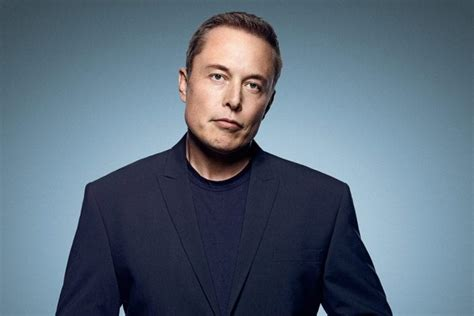
#> input picture practical-1/demo.jpg, 474 x 316 px
$ python edge_detection.py   (older library calls are emulated)
#> lines starting #> are read from the running program, lines starting #| are printed output that depends on the picture; after the words box and inside, x2 and y2 are one past the last pixel; in counts of white or black regions, pixels touching at a corner belong together
'''Edge Detection '''
import cv2
import numpy as np


def main():
    image = cv2.imread('../practical-1/demo.jpg')
#> image is the input picture: shape (316, 474, 3); mean B, G, R 122.6, 106.7, 90.8
    if image is None:
        print("Error Opening Image")
        return -1

    canny = cv2.Canny(image, 100, 200)
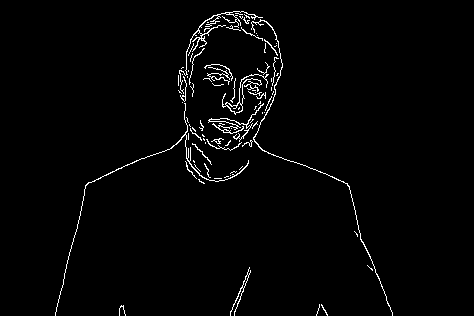
#> canny: shape (316, 474); 2% white in thin lines or dots, all inside (x1, y1, x2, y2) = (55, 11, 393, 316)

    blurred = cv2.blur(image, (9, 9))
    gray = cv2.cvtColor(blurred, cv2.COLOR_BGR2GRAY)
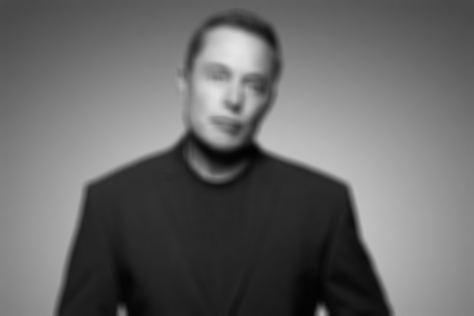
#> gray: shape (316, 474); min 2, max 230, mean 103.8
    grad_x = cv2.Sobel(gray, cv2.CV_16S, 1, 0, ksize=3, scale=1, delta=0, borderType=cv2.BORDER_DEFAULT)
    grad_y = cv2.Sobel(gray, cv2.CV_16S, 0, 1, ksize=3, scale=1, delta=0, borderType=cv2.BORDER_DEFAULT)
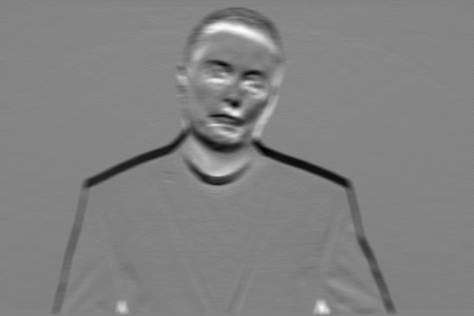
#> grad_y: shape (316, 474) int16; min -154, max 147, mean -0.7; drawn with min black and max white
    abs_grad_x = cv2.convertScaleAbs(grad_x)
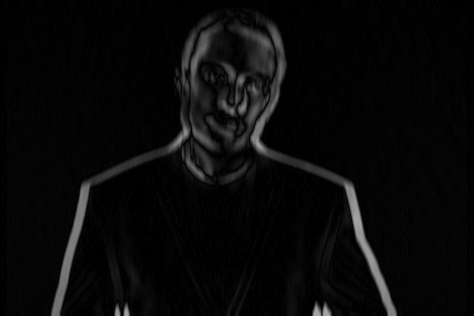
#> abs_grad_x: shape (316, 474); min 0, max 170, mean 8.9
    abs_grad_y = cv2.convertScaleAbs(grad_y)
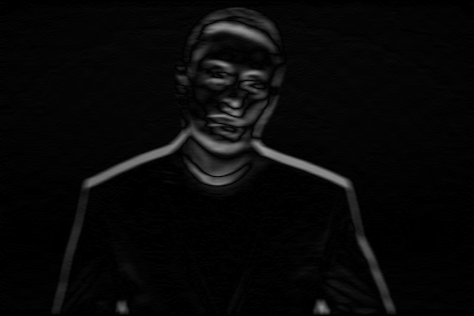
#> abs_grad_y: shape (316, 474); min 0, max 154, mean 8
    sobel = cv2.addWeighted(abs_grad_x, 0.5, abs_grad_y, 0.5, 0)
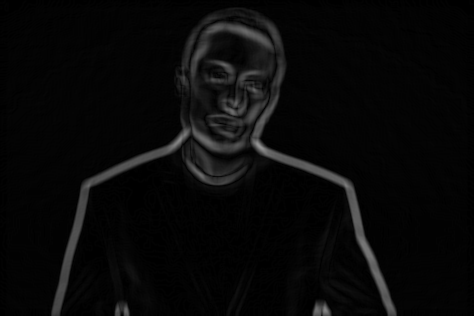
#> sobel: shape (316, 474); min 0, max 149, mean 8.5

    robert_cross_x = np.array([[0, 0, 0], [0, 1, 0], [0, 0, -1]])
    robert_cross_y = np.array([[0, 0, 0], [0, 0, 1], [0, -1, 0]])
    grad_x = cv2.filter2D(image,-1,robert_cross_x)
#> grad_x: shape (316, 474, 3)
    grad_y = cv2.filter2D(image,-1,robert_cross_y)
#> grad_y: shape (316, 474, 3)
    abs_grad_x = cv2.convertScaleAbs(grad_x)
    abs_grad_y = cv2.convertScaleAbs(grad_y)
    robert = cv2.addWeighted(abs_grad_x, 0.5, abs_grad_y, 0.5, 0)

    prewitt_x = np.array([[-1, 0, 1], [-1, 0, 1], [-1, 0, 1]])
    prewitt_y = np.array([[-1, -1, -1], [0, 0, 0], [1, 1, 1]])
    grad_x = cv2.filter2D(image, -1, prewitt_x)
    grad_y = cv2.filter2D(image, -1, prewitt_y)
    abs_grad_x = cv2.convertScaleAbs(grad_x)
    abs_grad_y = cv2.convertScaleAbs(grad_y)
    prewitt = cv2.addWeighted(abs_grad_x, 0.5, abs_grad_y, 0.5, 0)
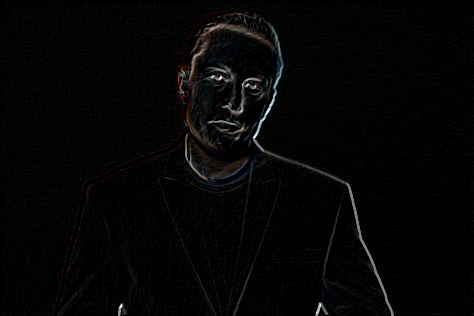
#> prewitt: shape (316, 474, 3); mean B, G, R 5.1, 5, 5.1

    cv2.imwrite("canny.jpg", canny)
    cv2.imwrite("sobel.jpg", sobel)
    cv2.imwrite("Robert.jpg", robert)
    cv2.imwrite("prewitt.jpg", prewitt)


if __name__ == "__main__":
    main()
